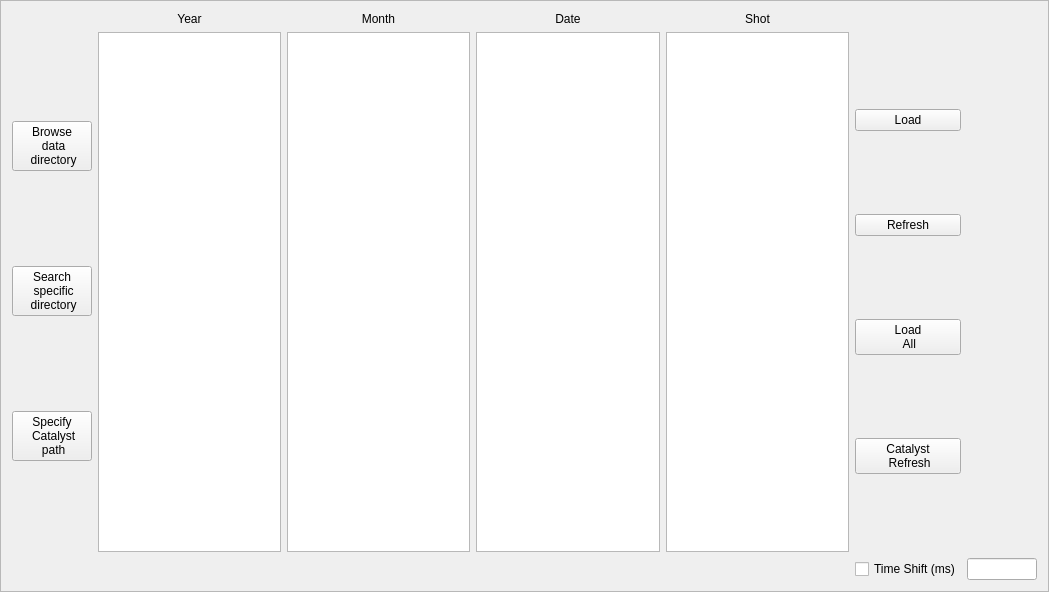
<?xml version="1.0" encoding="UTF-8"?>
<ui version="4.0">
 <class>frmLoadData</class>
 <widget class="QFrame" name="frmLoadData">
  <property name="geometry">
   <rect>
    <x>0</x>
    <y>0</y>
    <width>1049</width>
    <height>592</height>
   </rect>
  </property>
  <property name="windowTitle">
   <string>Frame</string>
  </property>
  <property name="frameShape">
   <enum>QFrame::StyledPanel</enum>
  </property>
  <property name="frameShadow">
   <enum>QFrame::Raised</enum>
  </property>
  <layout class="QGridLayout" name="gridLayout">
   <item row="0" column="0">
    <layout class="QGridLayout" name="gridLayout_9">
     <item row="5" column="1">
      <widget class="QLabel" name="lblYear">
       <property name="text">
        <string>Year</string>
       </property>
       <property name="alignment">
        <set>Qt::AlignCenter</set>
       </property>
      </widget>
     </item>
     <item row="7" column="3">
      <widget class="QLabel" name="lblDateParent">
       <property name="maximumSize">
        <size>
         <width>100</width>
         <height>16777215</height>
        </size>
       </property>
       <property name="text">
        <string/>
       </property>
       <property name="alignment">
        <set>Qt::AlignCenter</set>
       </property>
       <property name="textInteractionFlags">
        <set>Qt::LinksAccessibleByKeyboard|Qt::LinksAccessibleByMouse|Qt::TextBrowserInteraction|Qt::TextSelectableByKeyboard|Qt::TextSelectableByMouse</set>
       </property>
      </widget>
     </item>
     <item row="5" column="2">
      <widget class="QLabel" name="lblMont">
       <property name="text">
        <string>Month</string>
       </property>
       <property name="alignment">
        <set>Qt::AlignCenter</set>
       </property>
      </widget>
     </item>
     <item row="6" column="1">
      <layout class="QHBoxLayout" name="horizontalLayout_5">
       <item>
        <widget class="QListWidget" name="lstYear">
         <property name="minimumSize">
          <size>
           <width>100</width>
           <height>150</height>
          </size>
         </property>
         <property name="verticalScrollBarPolicy">
          <enum>Qt::ScrollBarAsNeeded</enum>
         </property>
         <property name="autoScroll">
          <bool>true</bool>
         </property>
         <property name="tabKeyNavigation">
          <bool>false</bool>
         </property>
         <property name="showDropIndicator" stdset="0">
          <bool>true</bool>
         </property>
         <property name="dragEnabled">
          <bool>false</bool>
         </property>
         <property name="selectionMode">
          <enum>QAbstractItemView::ExtendedSelection</enum>
         </property>
         <property name="movement">
          <enum>QListView::Static</enum>
         </property>
         <property name="flow">
          <enum>QListView::TopToBottom</enum>
         </property>
         <property name="isWrapping" stdset="0">
          <bool>false</bool>
         </property>
         <property name="resizeMode">
          <enum>QListView::Fixed</enum>
         </property>
         <property name="layoutMode">
          <enum>QListView::SinglePass</enum>
         </property>
         <property name="uniformItemSizes">
          <bool>false</bool>
         </property>
         <property name="wordWrap">
          <bool>false</bool>
         </property>
         <property name="selectionRectVisible">
          <bool>false</bool>
         </property>
         <property name="currentRow">
          <number>-1</number>
         </property>
        </widget>
       </item>
      </layout>
     </item>
     <item row="6" column="3">
      <layout class="QHBoxLayout" name="horizontalLayout_6">
       <item>
        <widget class="QListWidget" name="lstDate">
         <property name="minimumSize">
          <size>
           <width>100</width>
           <height>150</height>
          </size>
         </property>
         <property name="verticalScrollBarPolicy">
          <enum>Qt::ScrollBarAsNeeded</enum>
         </property>
         <property name="autoScroll">
          <bool>true</bool>
         </property>
         <property name="tabKeyNavigation">
          <bool>false</bool>
         </property>
         <property name="showDropIndicator" stdset="0">
          <bool>true</bool>
         </property>
         <property name="dragEnabled">
          <bool>false</bool>
         </property>
         <property name="selectionMode">
          <enum>QAbstractItemView::ExtendedSelection</enum>
         </property>
         <property name="movement">
          <enum>QListView::Static</enum>
         </property>
         <property name="flow">
          <enum>QListView::TopToBottom</enum>
         </property>
         <property name="isWrapping" stdset="0">
          <bool>false</bool>
         </property>
         <property name="resizeMode">
          <enum>QListView::Fixed</enum>
         </property>
         <property name="layoutMode">
          <enum>QListView::SinglePass</enum>
         </property>
         <property name="uniformItemSizes">
          <bool>false</bool>
         </property>
         <property name="wordWrap">
          <bool>false</bool>
         </property>
         <property name="selectionRectVisible">
          <bool>false</bool>
         </property>
         <property name="currentRow">
          <number>-1</number>
         </property>
        </widget>
       </item>
      </layout>
     </item>
     <item row="7" column="2">
      <widget class="QLabel" name="lblMonthParent">
       <property name="maximumSize">
        <size>
         <width>100</width>
         <height>16777215</height>
        </size>
       </property>
       <property name="text">
        <string/>
       </property>
       <property name="alignment">
        <set>Qt::AlignCenter</set>
       </property>
       <property name="textInteractionFlags">
        <set>Qt::LinksAccessibleByKeyboard|Qt::LinksAccessibleByMouse|Qt::TextBrowserInteraction|Qt::TextSelectableByKeyboard|Qt::TextSelectableByMouse</set>
       </property>
      </widget>
     </item>
     <item row="6" column="4">
      <layout class="QHBoxLayout" name="horizontalLayout_8">
       <item>
        <widget class="QListWidget" name="lstShot">
         <property name="minimumSize">
          <size>
           <width>100</width>
           <height>150</height>
          </size>
         </property>
         <property name="font">
          <font>
           <weight>50</weight>
           <bold>false</bold>
          </font>
         </property>
         <property name="verticalScrollBarPolicy">
          <enum>Qt::ScrollBarAsNeeded</enum>
         </property>
         <property name="autoScroll">
          <bool>true</bool>
         </property>
         <property name="tabKeyNavigation">
          <bool>false</bool>
         </property>
         <property name="showDropIndicator" stdset="0">
          <bool>true</bool>
         </property>
         <property name="dragEnabled">
          <bool>false</bool>
         </property>
         <property name="selectionMode">
          <enum>QAbstractItemView::ExtendedSelection</enum>
         </property>
         <property name="movement">
          <enum>QListView::Static</enum>
         </property>
         <property name="flow">
          <enum>QListView::TopToBottom</enum>
         </property>
         <property name="isWrapping" stdset="0">
          <bool>false</bool>
         </property>
         <property name="resizeMode">
          <enum>QListView::Fixed</enum>
         </property>
         <property name="layoutMode">
          <enum>QListView::SinglePass</enum>
         </property>
         <property name="uniformItemSizes">
          <bool>false</bool>
         </property>
         <property name="wordWrap">
          <bool>false</bool>
         </property>
         <property name="selectionRectVisible">
          <bool>false</bool>
         </property>
         <property name="currentRow">
          <number>-1</number>
         </property>
        </widget>
       </item>
      </layout>
     </item>
     <item row="5" column="3">
      <widget class="QLabel" name="lblDate">
       <property name="text">
        <string>Date</string>
       </property>
       <property name="alignment">
        <set>Qt::AlignCenter</set>
       </property>
      </widget>
     </item>
     <item row="7" column="4">
      <widget class="QLabel" name="lblShotParent">
       <property name="maximumSize">
        <size>
         <width>100</width>
         <height>16777215</height>
        </size>
       </property>
       <property name="text">
        <string/>
       </property>
       <property name="textFormat">
        <enum>Qt::AutoText</enum>
       </property>
       <property name="scaledContents">
        <bool>false</bool>
       </property>
       <property name="alignment">
        <set>Qt::AlignCenter</set>
       </property>
       <property name="wordWrap">
        <bool>false</bool>
       </property>
       <property name="openExternalLinks">
        <bool>false</bool>
       </property>
       <property name="textInteractionFlags">
        <set>Qt::LinksAccessibleByKeyboard|Qt::LinksAccessibleByMouse|Qt::TextBrowserInteraction|Qt::TextSelectableByKeyboard|Qt::TextSelectableByMouse</set>
       </property>
       <property name="buddy">
        <cstring></cstring>
       </property>
      </widget>
     </item>
     <item row="6" column="0">
      <layout class="QVBoxLayout" name="verticalLayout_5">
       <item>
        <widget class="QPushButton" name="btnBrowse">
         <property name="cursor">
          <cursorShape>PointingHandCursor</cursorShape>
         </property>
         <property name="text">
          <string>Browse 
 data 
 directory</string>
         </property>
        </widget>
       </item>
       <item>
        <widget class="QPushButton" name="btnSearch">
         <property name="cursor">
          <cursorShape>PointingHandCursor</cursorShape>
         </property>
         <property name="text">
          <string>Search 
 specific 
 directory</string>
         </property>
        </widget>
       </item>
       <item>
        <widget class="QPushButton" name="btnCatPath">
         <property name="cursor">
          <cursorShape>PointingHandCursor</cursorShape>
         </property>
         <property name="text">
          <string>Specify 
 Catalyst 
 path</string>
         </property>
        </widget>
       </item>
      </layout>
     </item>
     <item row="5" column="4">
      <widget class="QLabel" name="lblShot">
       <property name="text">
        <string>Shot</string>
       </property>
       <property name="alignment">
        <set>Qt::AlignCenter</set>
       </property>
      </widget>
     </item>
     <item row="6" column="2">
      <layout class="QHBoxLayout" name="horizontalLayout_7">
       <item>
        <widget class="QListWidget" name="lstMonth">
         <property name="minimumSize">
          <size>
           <width>100</width>
           <height>150</height>
          </size>
         </property>
         <property name="verticalScrollBarPolicy">
          <enum>Qt::ScrollBarAsNeeded</enum>
         </property>
         <property name="autoScroll">
          <bool>true</bool>
         </property>
         <property name="tabKeyNavigation">
          <bool>false</bool>
         </property>
         <property name="showDropIndicator" stdset="0">
          <bool>true</bool>
         </property>
         <property name="dragEnabled">
          <bool>false</bool>
         </property>
         <property name="selectionMode">
          <enum>QAbstractItemView::ExtendedSelection</enum>
         </property>
         <property name="movement">
          <enum>QListView::Static</enum>
         </property>
         <property name="flow">
          <enum>QListView::TopToBottom</enum>
         </property>
         <property name="isWrapping" stdset="0">
          <bool>false</bool>
         </property>
         <property name="resizeMode">
          <enum>QListView::Fixed</enum>
         </property>
         <property name="layoutMode">
          <enum>QListView::SinglePass</enum>
         </property>
         <property name="uniformItemSizes">
          <bool>false</bool>
         </property>
         <property name="wordWrap">
          <bool>false</bool>
         </property>
         <property name="selectionRectVisible">
          <bool>false</bool>
         </property>
         <property name="currentRow">
          <number>-1</number>
         </property>
        </widget>
       </item>
      </layout>
     </item>
     <item row="6" column="5">
      <layout class="QVBoxLayout" name="verticalLayout_3">
       <item>
        <widget class="QPushButton" name="btnLoad">
         <property name="cursor">
          <cursorShape>PointingHandCursor</cursorShape>
         </property>
         <property name="text">
          <string>Load</string>
         </property>
        </widget>
       </item>
       <item>
        <widget class="QPushButton" name="btnRefresh">
         <property name="cursor">
          <cursorShape>PointingHandCursor</cursorShape>
         </property>
         <property name="text">
          <string>Refresh</string>
         </property>
        </widget>
       </item>
       <item>
        <widget class="QPushButton" name="btnLoadAll">
         <property name="cursor">
          <cursorShape>PointingHandCursor</cursorShape>
         </property>
         <property name="text">
          <string>Load 
 All</string>
         </property>
        </widget>
       </item>
       <item>
        <widget class="QPushButton" name="btnCatRefresh">
         <property name="cursor">
          <cursorShape>PointingHandCursor</cursorShape>
         </property>
         <property name="text">
          <string>Catalyst 
 Refresh</string>
         </property>
        </widget>
       </item>
      </layout>
     </item>
     <item row="7" column="1">
      <widget class="QLabel" name="lblYearParent">
       <property name="sizePolicy">
        <sizepolicy hsizetype="Preferred" vsizetype="Preferred">
         <horstretch>0</horstretch>
         <verstretch>0</verstretch>
        </sizepolicy>
       </property>
       <property name="maximumSize">
        <size>
         <width>100</width>
         <height>16777215</height>
        </size>
       </property>
       <property name="text">
        <string/>
       </property>
       <property name="alignment">
        <set>Qt::AlignCenter</set>
       </property>
       <property name="textInteractionFlags">
        <set>Qt::LinksAccessibleByKeyboard|Qt::LinksAccessibleByMouse|Qt::TextBrowserInteraction|Qt::TextSelectableByKeyboard|Qt::TextSelectableByMouse</set>
       </property>
      </widget>
     </item>
     <item row="7" column="5">
      <widget class="QCheckBox" name="cbxTimeShift_2">
       <property name="maximumSize">
        <size>
         <width>120</width>
         <height>16777215</height>
        </size>
       </property>
       <property name="text">
        <string>Time Shift (ms)</string>
       </property>
      </widget>
     </item>
     <item row="7" column="6">
      <widget class="QLineEdit" name="ledTimeShift_2">
       <property name="minimumSize">
        <size>
         <width>70</width>
         <height>0</height>
        </size>
       </property>
       <property name="maximumSize">
        <size>
         <width>70</width>
         <height>16777215</height>
        </size>
       </property>
      </widget>
     </item>
    </layout>
   </item>
  </layout>
 </widget>
 <resources/>
 <connections/>
</ui>
